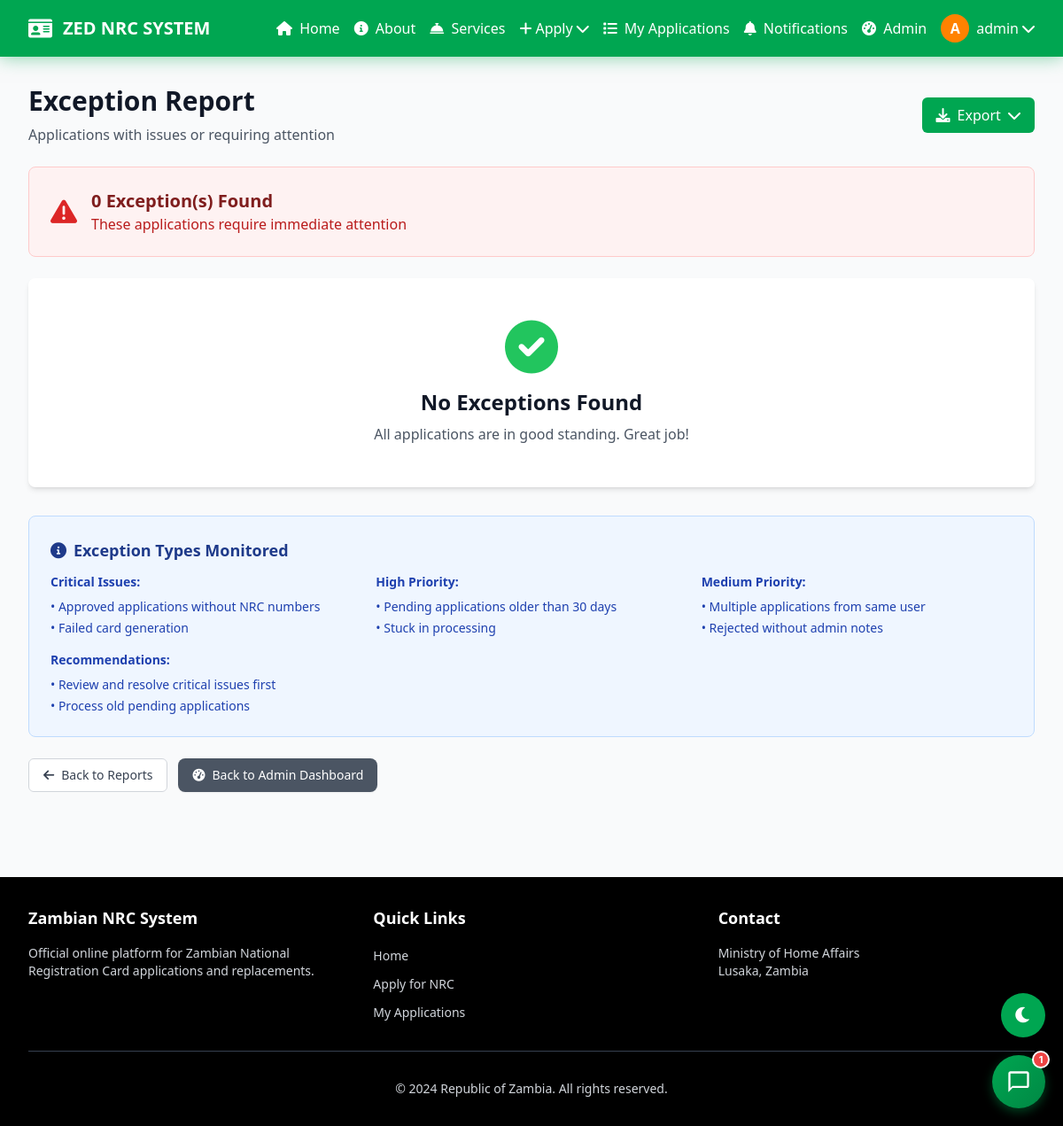
Page /dashboard/reports/exceptions/ (signed in) on the earlier database version.
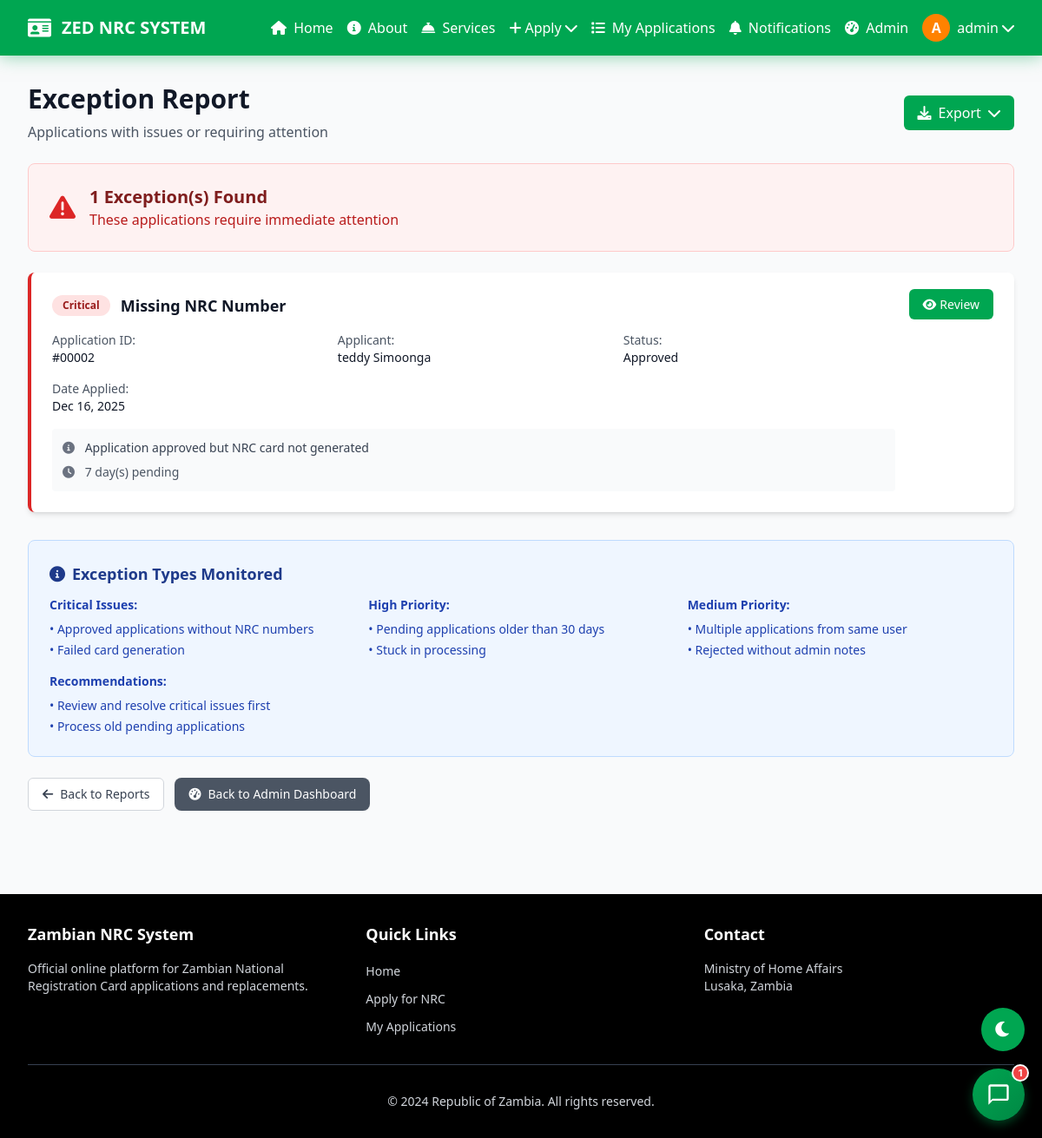
Same page on the later database version.
### applications/models.py (models this page shows, shortened)
class NRCApplication(models.Model):
    STATUS_CHOICES = [
        ('pending', 'Pending'),
        ('approved', 'Approved'),
        ('rejected', 'Rejected'),
    ]
    user = models.ForeignKey(User, on_delete=models.CASCADE)
    application_type = models.CharField(max_length=20, choices=[('new', 'New NRC'), ('replacement', 'Replacement')])
    status = models.CharField(max_length=20, choices=STATUS_CHOICES, default='pending')
    created_at = models.DateTimeField(default=timezone.now)
    updated_at = models.DateTimeField(auto_now=True)
    village = models.CharField(max_length=100)
    district = models.CharField(max_length=100, default='Not provided')
    date_of_birth = models.DateField()
    place_of_birth = models.CharField(max_length=100)
    chief_name = models.CharField(max_length=100)
    sex = models.CharField(max_length=10, choices=[('M', 'Male'), ('F', 'Female')], default='M')
    photo = models.ImageField(upload_to='photos/applicants/', help_text='Upload your passport-size photo', blank=True, null=True)
    mother_full_name = models.CharField(max_length=200, default='Not provided')
    mother_village = models.CharField(max_length=100)
    mother_district = models.CharField(max_length=100, default='Not provided')
    mother_date_of_birth = models.DateField()
    mother_place_of_birth = models.CharField(max_length=100)
    mother_chief_name = models.CharField(max_length=100)
    father_full_name = models.CharField(max_length=200, default='Not provided')
    father_village = models.CharField(max_length=100)
    father_district = models.CharField(max_length=100, default='Not provided')
    father_date_of_birth = models.DateField()
    father_place_of_birth = models.CharField(max_length=100)
    father_chief_name = models.CharField(max_length=100)
    birth_certificate = models.FileField(upload_to='documents/birth_certificates/')
    under_five_card = models.FileField(upload_to='documents/under_five_cards/')
    old_nrc = models.FileField(upload_to='documents/old_nrc/', blank=True, null=True)  # For replacements
    replacement_reason = models.TextField(blank=True, help_text='Reason for NRC replacement')
    admin_notes = models.TextField(blank=True)
    nrc_number = models.CharField(max_length=20, blank=True, null=True, unique=True)
    nrc_front_image = models.CharField(max_length=255, blank=True, null=True)
    nrc_back_image = models.CharField(max_length=255, blank=True, null=True)
    nrc_generated_at = models.DateTimeField(blank=True, null=True)
    digital_signature = models.TextField(blank=True, null=True, help_text='Base64 encoded signature image')
    class Meta:
        ordering = ['-created_at']

### accounts/models.py (models this page shows, shortened)
class CustomUser(AbstractUser):
    phone_number = models.CharField(max_length=15, blank=True)
    nrc_number = models.CharField(max_length=20, blank=True, unique=True, null=True)
    profile_image = models.ImageField(upload_to='profile_images/', blank=True, null=True)
    bio = models.TextField(max_length=500, blank=True)
    otp_code = models.CharField(
        max_length=6,
        blank=True,
        null=True,
        default=None,        # ← Changed from "" to None (real change)
        editable=False,      # ← New attribute Django can't ignore
        verbose_name="OTP Code",
        help_text="Temporary 6-digit code"
    )
    otp_created_at = models.DateTimeField(
        blank=True,
        null=True,
        default=None,        # ← Changed from timezone.now to None
        editable=False,
        verbose_name="OTP Created At"
    )
    otp_verified = models.BooleanField(
        default=False,
        verbose_name="OTP Verified",
        editable=False       # ← Also added here
    )
    def get_initials(self):
        if self.first_name and self.last_name:
            return f"{self.first_name[0]}{self.last_name[0]}".upper()
        return self.username[0].upper() if self.username else "U"

### applications/views.py (the view, shortened to what this page needs)
# urls.py: path('dashboard/reports/exceptions/', views.exception_report, name='exception_report'),
@user_passes_test(is_admin)
def exception_report(request):
    exceptions = []
    thirty_days_ago = timezone.now() - timedelta(days=30)
    old_pending = NRCApplication.objects.filter(
        status='pending',
        created_at__lt=thirty_days_ago
    ).select_related('user')
    approved_no_nrc = NRCApplication.objects.filter(
        status='approved',
        nrc_number__isnull=True
    ).select_related('user')
    for app in approved_no_nrc:
        exceptions.append({
            'application': app,
            'issue_type': 'Missing NRC Number',
            'description': 'Application approved but NRC card not generated',
            'severity': 'Critical',
            'days_pending': (timezone.now() - app.updated_at).days
        })
    from django.contrib.auth import get_user_model
    User = get_user_model()
    users_with_multiple = NRCApplication.objects.values('user').annotate(
        count=Count('id')
    ).filter(count__gt=2)
    rejected_no_notes = NRCApplication.objects.filter(
        status='rejected',
        admin_notes=''
    ).select_related('user')
    export_format = request.GET.get('export')
    context = {
        'exceptions': exceptions,
        'total_exceptions': len(exceptions),
    }
    return render(request, 'applications/exception_report.html', context)

### applications/views.py (called while the page is built)
def is_admin(user):
    return user.is_staff or user.is_superuser

### templates/applications/exception_report.html (shortened to what the changed rows need)
{% extends 'base.html' %}
{% block content %}
<div class="max-w-7xl mx-auto fade-in-scroll">
    <div class="mb-6 flex justify-between items-center">
        <div>
            <h1 class="text-3xl font-bold text-gray-900 mb-2">Exception Report</h1>
        </div>
    </div>
    <div class="bg-red-50 border border-red-200 rounded-lg p-6 mb-6">
        <div class="flex items-center">
            <div>
                <h2 class="text-xl font-semibold text-red-900">{{ total_exceptions }} Exception(s) Found</h2>
                <p class="text-red-700">These applications require immediate attention</p>
            </div>
        </div>
    </div>
    {% if exceptions %}
        <div class="space-y-4">
            {% for exc in exceptions %}
            <div class="bg-white rounded-lg shadow-md p-6 border-l-4
                        {% if exc.severity == 'Critical' %}border-red-600
                        {% elif exc.severity == 'High' %}border-orange-600
                        {% else %}border-yellow-600{% endif %} card-hover">
                <div class="flex items-start justify-between">
                    <div class="flex-1">
                        <div class="flex items-center mb-2">
                            <span class="px-3 py-1 text-xs font-semibold rounded-full mr-3
                                       {% if exc.severity == 'Critical' %}bg-red-100 text-red-800
                                       {% elif exc.severity == 'High' %}bg-orange-100 text-orange-800
                                       {% else %}bg-yellow-100 text-yellow-800{% endif %}">
                                {{ exc.severity }}
                            </span>
                            <h3 class="text-lg font-semibold text-gray-900">{{ exc.issue_type }}</h3>
                        </div>
                        <div class="grid grid-cols-1 md:grid-cols-2 gap-4 mt-4">
                            <div>
                                <p class="text-sm text-gray-600">Application ID:</p>
                                <p class="text-sm font-medium text-gray-900">#{{ exc.application.id|stringformat:"05d" }}</p>
                            </div>
                            <div>
                                <p class="text-sm text-gray-600">Applicant:</p>
                                <p class="text-sm font-medium text-gray-900">{{ exc.application.user.get_full_name }}</p>
                            </div>
                            <div>
                                <p class="text-sm text-gray-600">Status:</p>
                                <p class="text-sm font-medium text-gray-900">{{ exc.application.get_status_display }}</p>
                            </div>
                            <div>
                                <p class="text-sm text-gray-600">Date Applied:</p>
                                <p class="text-sm font-medium text-gray-900">{{ exc.application.created_at|date:"M d, Y" }}</p>
                            </div>
                        </div>
                        <div class="mt-4 p-3 bg-gray-50 rounded">
                            <p class="text-sm text-gray-700">
                                <i class="fas fa-info-circle text-gray-500 mr-2"></i>
                                {{ exc.description }}
                            </p>
                            {% if exc.days_pending > 0 %}
                            <p class="text-sm text-gray-600 mt-2">
                                <i class="fas fa-clock text-gray-500 mr-2"></i>
                                {{ exc.days_pending }} day(s) pending
                            </p>
                            {% endif %}
                        </div>
                    </div>
                    <div class="ml-4">
                        <a href="{% url 'applications:admin_application_detail' exc.application.pk %}"
                           class="px-4 py-2 bg-zambian-green text-white rounded-md hover:bg-green-700 transition-colors text-sm">
                            <i class="fas fa-eye mr-1"></i>Review
                        </a>
                    </div>
                </div>
            </div>
            {% endfor %}
        </div>
    {% else %}
        <div class="bg-white rounded-lg shadow-md p-12 text-center">
            <i class="fas fa-check-circle text-6xl text-green-500 mb-4"></i>
            <h3 class="text-2xl font-semibold text-gray-900 mb-2">No Exceptions Found</h3>
            <p class="text-gray-600">All applications are in good standing. Great job!</p>
        </div>
    {% endif %}
</div>
{% endblock %}

Differences in the rows shown:
added NRCApplication: severity "Critical", issue_type "Missing NRC Number", application.id "00002", application.user.get_full_name "teddy Simoonga", application.status "Approved", application.created_at "Dec 16, 2025", description "Application approved but NRC card not generated", days_pending "7"
Other differences:
{{ total_exceptions }}: "0" → "1"
text no longer shown: "No Exceptions Found All applications are in good standing. Great job!"
